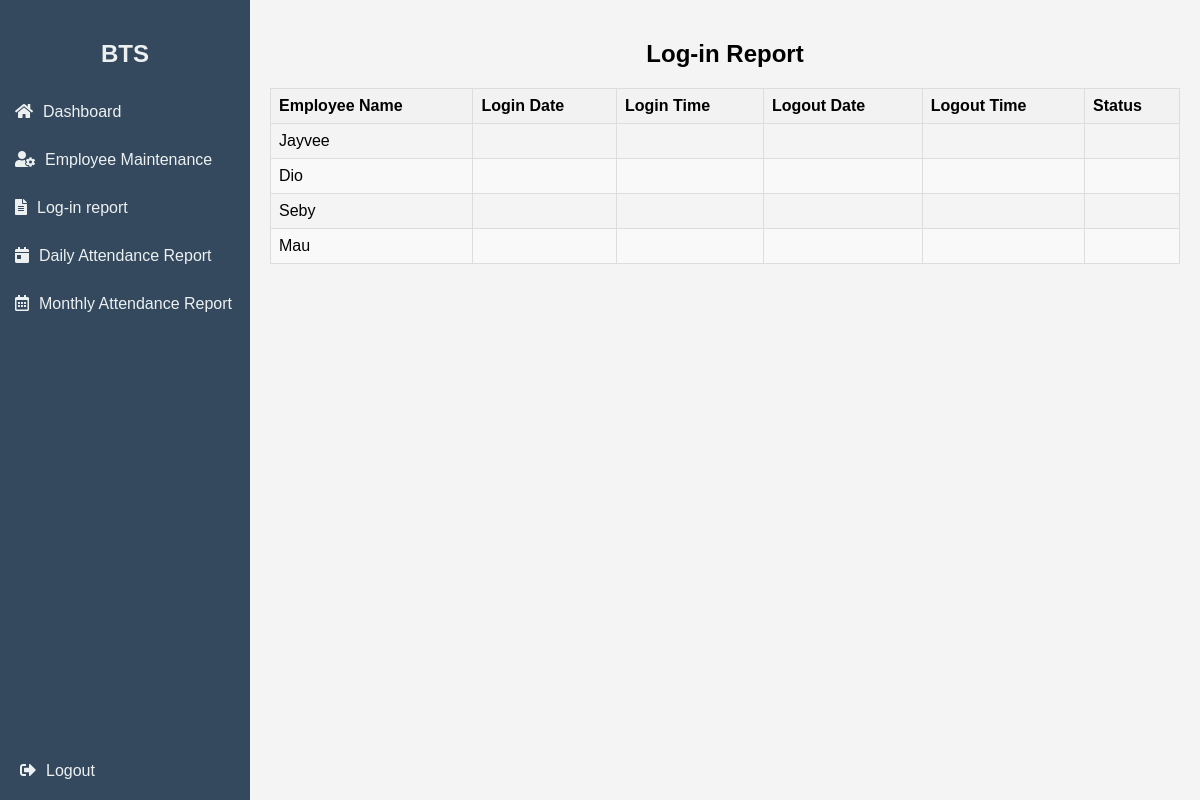
Page /EAS/login_report.php on the earlier database version.
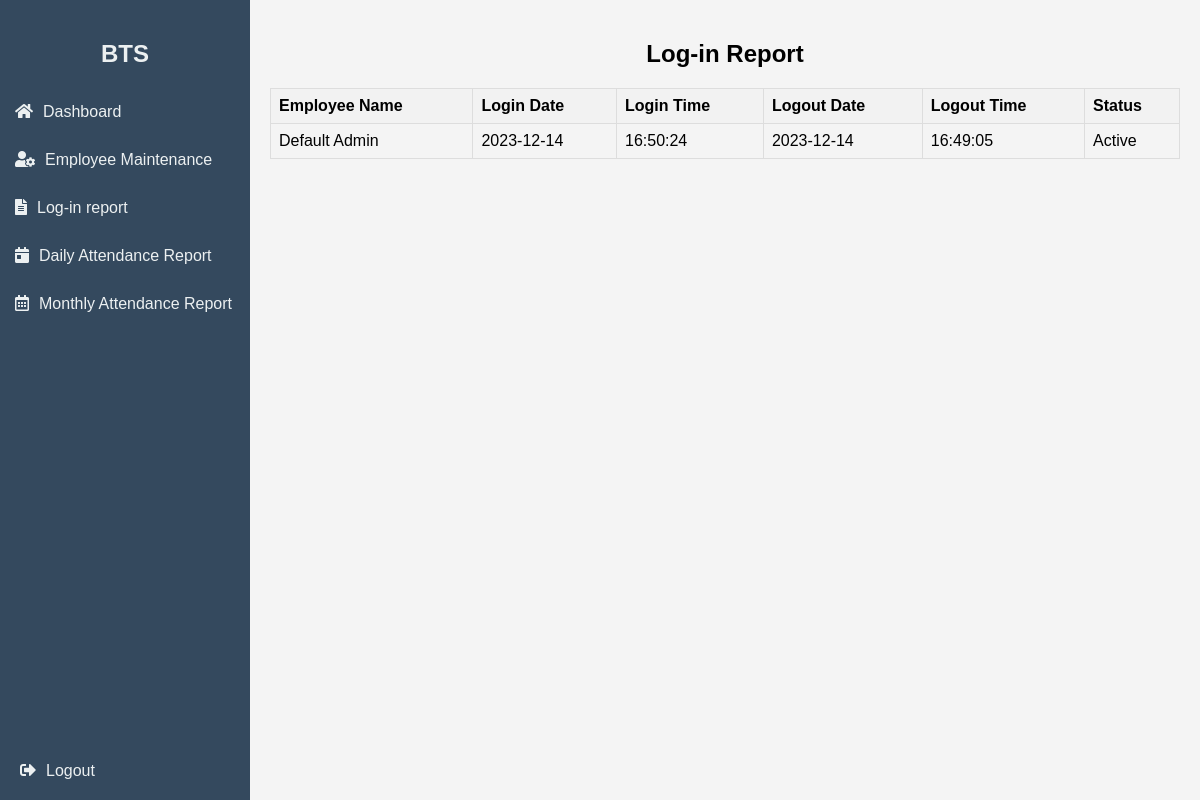
Same page on the later database version.
### tables this page shows
CREATE TABLE `employee` (
  `emp_id` int(11) NOT NULL,
  `user_code` varchar(100) NOT NULL,
  `name` varchar(100) NOT NULL,
  `login_date` date DEFAULT NULL,
  `login_time` time DEFAULT NULL,
  `department` varchar(50) DEFAULT NULL,
  `email` varchar(100) DEFAULT NULL,
  `phone` varchar(15) DEFAULT NULL,
  `address` varchar(255) DEFAULT NULL,
  `position` varchar(50) DEFAULT NULL,
  `status` varchar(20) DEFAULT NULL,
  `logout_date` date DEFAULT NULL,
  `logout_time` time DEFAULT NULL,
  `user_id` int(11) DEFAULT NULL
);

### EAS/login_report.php (the view, shortened to what this page needs)
<!DOCTYPE html>
<html lang="en">
<head>
    <link rel="stylesheet" href="https://cdnjs.cloudflare.com/ajax/libs/font-awesome/5.15.4/css/all.min.css">
    <link rel="stylesheet" href="css/dashboard_admin_test.css">
    <link rel="stylesheet" href="css/login_report.css">
</head>
<body>
<div class="sidebar">
    <h2>BTS</h2>
    <ul>
        <li><a href="dashboard.php"><i class="fas fa-home"></i>Dashboard</a></li>
        <li><a href="employee_maintenance.php"><i class="fas fa-user-cog"></i>Employee Maintenance</a></li>
        <li><a href="login_report.php"><i class="fas fa-file-alt"></i>Log-in report</a></li>
        <li><a href="daily_attendance_report.php"><i class="fas fa-calendar-day"></i>Daily Attendance Report</a></li>
        <li><a href="monthly_attendance_report.php"><i class="far fa-calendar-alt"></i>Monthly Attendance Report</a></li>
    </ul>
    <a href="login/logout.php" class="logout-btn"><i class="fas fa-sign-out-alt"></i>Logout</a>
</div>
<div class="content">
    <h2>Log-in Report</h2>
    <table>
        <thead>
            <tr>
                <th>Employee Name</th>
                <th>Login Date</th>
                <th>Login Time</th>
				<th>Logout Date</th>
                <th>Logout Time</th>
                <th>Status</th>
            </tr>
        </thead>
        <tbody>
            <?php
            include "connect.php";
            $sql = "SELECT * FROM employee";
            $result = $conn->query($sql);
            if ($result->num_rows > 0) {
                while ($row = $result->fetch_assoc()) {
                    echo "<tr>";
                    echo "<td>{$row['name']}</td>";
                    echo "<td>{$row['login_date']}</td>";
                    echo "<td>{$row['login_time']}</td>";
                    echo "<td>{$row['logout_date']}</td>";
                    echo "<td>{$row['logout_time']}</td>";
                    echo "<td>{$row['status']}</td>";
                    echo "</tr>";
                }
            } else {
                echo "<tr><td colspan='6'>No login records found</td></tr>";
            }
            ?>
        </tbody>
    </table>
</div>
</body>
</html>

Differences in the rows shown:
removed employee: name "Jayvee"
removed employee: name "Dio"
removed employee: name "Seby"
removed employee: name "Mau"
added employee: name "Default Admin", login_date "2023-12-14", login_time "16:50:24", logout_date "2023-12-14", logout_time "16:49:05", status "Active"
